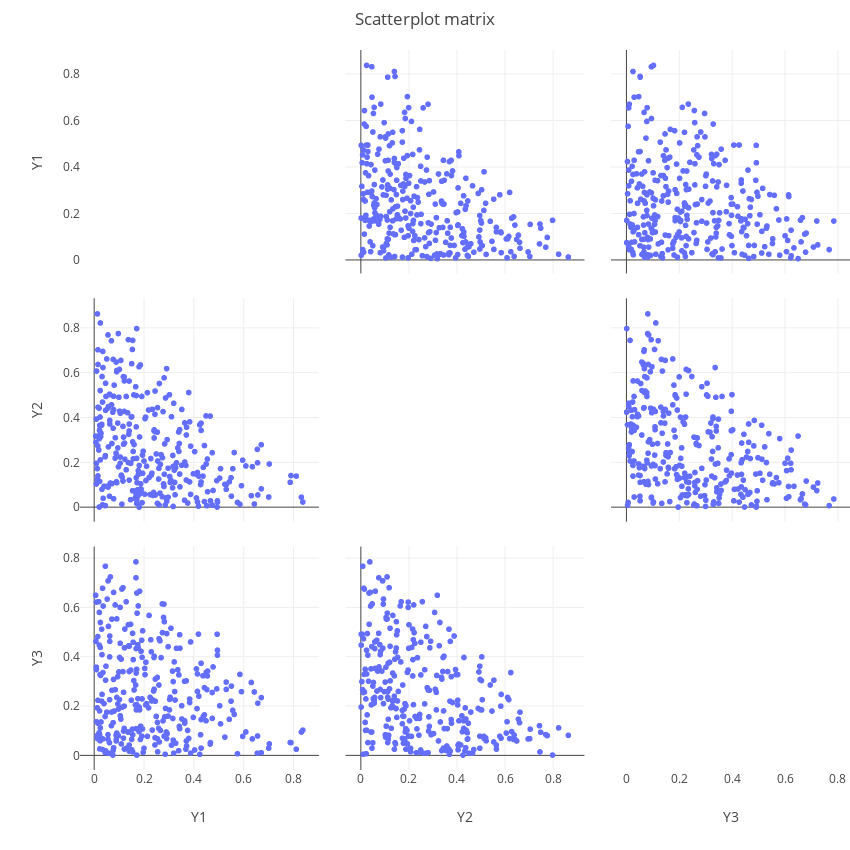

Source (notebook cell):
### Code cell
fig = go.Figure( 
    data = [ go.Splom(
        dimensions = [{'label': colname, 'values': col.values} for colname,col in Adata_projected.items() if colname[0] == 'Y'],
        diagonal = {'visible': False},
        marker = {'color': Acolor}
    ) ],
    layout = go.Layout(
        autosize = False,
        height = 850,
        width = 850,
        margin = {'r': 0,
                  't': 50},
        title = 'Scatterplot matrix',
        paper_bgcolor = 'rgba(0,0,0,0)',
        plot_bgcolor = 'rgba(0,0,0,0)'
    )
)

ply.offline.iplot(fig, validate=False)

### Figure 1 — Plotly figure (JSON) as saved in the notebook; plotly's stock layout.template omitted (floating-point values rounded to 4 significant figures; data arrays with more than 128 entries replaced by an {"elided": "..."} marker saying what was removed)
{"data": [{"diagonal": {"visible": false}, "dimensions": [{"label": "Y1", "values": {"elided": "305 float values"}}, {"label": "Y2", "values": {"elided": "305 float values"}}, {"label": "Y3", "values": {"elided": "305 float values"}}], "marker": {"color": "#636efa"}, "type": "splom", "uid": "e1997993-d45b-401b-abac-522b99baccf4"}], "layout": {"autosize": false, "height": 850, "margin": {"r": 0, "t": 50}, "paper_bgcolor": "rgba(0, 0, 0, 0)", "plot_bgcolor": "rgba(0, 0, 0, 0)", "title": "Scatterplot matrix", "width": 850, "xaxis": {"autorange": true, "range": [-0.05688, 0.9019], "type": "linear"}, "xaxis2": {"autorange": true, "range": [-0.06378, 0.9304], "type": "linear"}, "xaxis3": {"autorange": true, "range": [-0.0582, 0.8455], "type": "linear"}, "yaxis": {"autorange": true, "range": [-0.05808, 0.9031], "type": "linear"}, "yaxis2": {"autorange": true, "range": [-0.06503, 0.9316], "type": "linear"}, "yaxis3": {"autorange": true, "range": [-0.05933, 0.8467], "type": "linear"}}}
